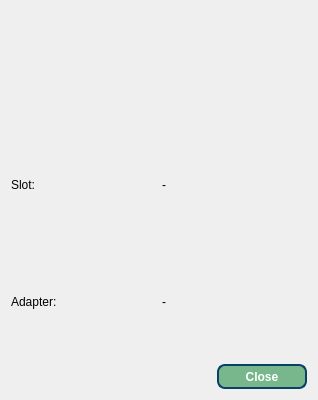
<?xml version="1.0" encoding="UTF-8"?>
<ui version="4.0">
 <class>DialogInfo</class>
 <widget class="QDialog" name="DialogInfo">
  <property name="geometry">
   <rect>
    <x>0</x>
    <y>0</y>
    <width>318</width>
    <height>400</height>
   </rect>
  </property>
  <property name="windowTitle">
   <string>Connection info:</string>
  </property>
  <property name="windowIcon">
   <iconset resource="recource.qrc">
    <normaloff>:/res/img/write64.png</normaloff>:/res/img/write64.png</iconset>
  </property>
  <layout class="QVBoxLayout" name="verticalLayout">
   <item>
    <widget class="QLabel" name="label">
     <property name="text">
      <string/>
     </property>
     <property name="pixmap">
      <pixmap resource="recource.qrc">:/res/img/ch341_unknown.png</pixmap>
     </property>
    </widget>
   </item>
   <item>
    <layout class="QHBoxLayout" name="horizontalLayout">
     <item>
      <widget class="QLabel" name="label_3">
       <property name="text">
        <string>Slot:</string>
       </property>
      </widget>
     </item>
     <item>
      <widget class="QLabel" name="label_slot">
       <property name="text">
        <string>-</string>
       </property>
      </widget>
     </item>
    </layout>
   </item>
   <item>
    <layout class="QHBoxLayout" name="horizontalLayout_2">
     <item>
      <widget class="QLabel" name="label_4">
       <property name="text">
        <string>Adapter:</string>
       </property>
      </widget>
     </item>
     <item>
      <widget class="QLabel" name="label_adapter">
       <property name="text">
        <string>-</string>
       </property>
      </widget>
     </item>
    </layout>
   </item>
   <item>
    <layout class="QHBoxLayout" name="horizontalLayout_3">
     <item>
      <spacer name="horizontalSpacer">
       <property name="orientation">
        <enum>Qt::Horizontal</enum>
       </property>
       <property name="sizeHint" stdset="0">
        <size>
         <width>40</width>
         <height>20</height>
        </size>
       </property>
      </spacer>
     </item>
     <item>
      <widget class="QPushButton" name="pushButton">
       <property name="minimumSize">
        <size>
         <width>90</width>
         <height>25</height>
        </size>
       </property>
       <property name="baseSize">
        <size>
         <width>80</width>
         <height>25</height>
        </size>
       </property>
       <property name="styleSheet">
        <string notr="true">QPushButton{
color: rgb(255, 255, 255);
background-color: rgb(120, 183, 140);
border-radius: 20px;
border: 2px solid #094065;border-radius:8px;font-weight:600;
}
QPushButton::pressed{background-color: rgb(115, 210, 22);}</string>
       </property>
       <property name="text">
        <string>Close</string>
       </property>
      </widget>
     </item>
    </layout>
   </item>
  </layout>
 </widget>
 <resources>
  <include location="recource.qrc"/>
 </resources>
 <connections/>
</ui>
